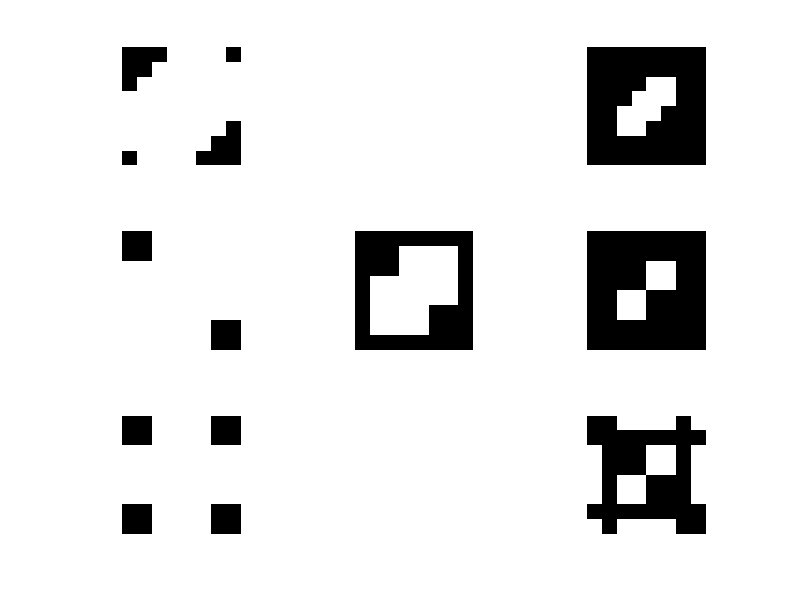

The MATLAB source for this figure:
clear all;close all;clc;
ibw=zeros(8);
ibw(2:7,2:7)=1;
ibw(2:3,2:3)=0;
ibw(6:7,6:7)=0;
s1=[0 1 0; 1 1 1;0 1 0];
s2=ones(3);
s3=[1 0 0;0 0 0;0 0 1];
% Dilatarile si erodarile lui ibw cu fiecare strel
ids1=imdilate(ibw,s1);
ids2=imdilate(ibw,s2);
ids3=imdilate(ibw,s3);
ies1=imerode(ibw,s1);
ies2=imerode(ibw,s2);
ies3=imerode(ibw,s3);
subplot(3,3,5)
imshow(ibw)
subplot(3,3,1)
imshow(ids1)
subplot(3,3,4)
imshow(ids2)
subplot(3,3,7)
imshow(ids3)
subplot(3,3,3)
imshow(ies1)
subplot(3,3,6)
imshow(ies2)
subplot(3,3,9)
imshow(ies3)